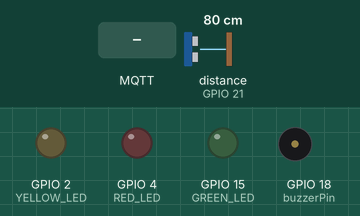
This sketch was run on a simulated ESP32. Parts: output pins drawn as LEDs (lit = HIGH), buzzer (waves = sounding). Wiring (from diagram.json): ultrasonic range finder: trigger GPIO 19; echo GPIO 21. The inputs (shaded band) are chosen by the test bench; at power-on: distance to the obstacle (sensor on GPIO 21) 80 cm. The echo pulse lasts 58.3 µs per cm; WiFi joins after 1.5 s; servers stay silent unless stated; random numbers use the default seed unless the sketch sets one; no MQTT or app messages arrive unless stated; pins used as bus, display or sensor lines are not drawn; what the sketch prints to the serial monitor is not drawn.

Above: at 2.7 s.
2.8 s: MQTT message "Grave" arrives on the first subscribed topic
At 4.7 s:
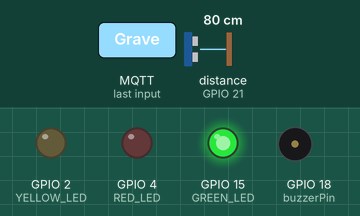
5.0 s: MQTT message "Moderada" arrives on the first subscribed topic
At 6.7 s:
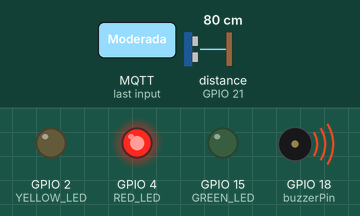
11.1 s: MQTT message "0" arrives on the first subscribed topic
At 14.7 s:
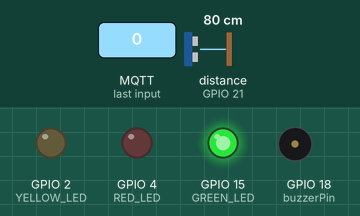
Timing chart, 0 to 16.2 s (numbered marks = the images above; inputs shaded):
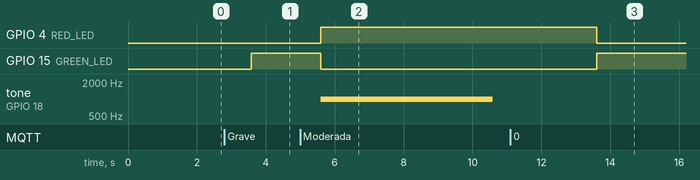

The sketch:

sketch.ino
```cpp
#include <WiFi.h>
#include <ArduinoJson.h>
#include <PubSubClient.h>

// Configurações da rede WIFI.
const char *SSID = "Wokwi-GUEST";
const char *PASSWORD = "";  // Substitua pela senha da sua rede WIFI

// Configurações de MQTT
const char *BROKER_MQTT = "broker.hivemq.com";
const int BROKER_PORT = 1883;
const char *ID_MQTT = "crotopus_gs2_mqtt";
const char *TOPIC_SUBSCRIBE_DISTANCE = "globalsolution2/iot/distance";


// Configurações de Hardware
#define PIN_DHT 12
#define RED_LED 4
#define YELLOW_LED 2
#define GREEN_LED 15
#define ECHO_PIN 21
#define TRIG_PIN 19
#define PUBLISH_DELAY 2000
const int buzzerPin = 18;

// Variáveis globais
WiFiClient espClient;
PubSubClient MQTT(espClient);
unsigned long publishUpdate = 0;
const int TAMANHO = 200;


// Protótipos de funções
void updateSensorValues();
void initWiFi();
void initMQTT();
void callbackMQTT(char *topic, byte *payload, unsigned int length);
void reconnectMQTT();
void reconnectWiFi();
void checkWiFIAndMQTT();


void initWiFi() {
  Serial.print("Conectando com a rede: ");
  Serial.println(SSID);
  WiFi.begin(SSID, PASSWORD);

  while (WiFi.status() != WL_CONNECTED) {
    delay(100);
    Serial.print(".");
  }

  Serial.println();
  Serial.print("Conectado com sucesso: ");
  Serial.println(SSID);
  Serial.print("IP: ");
  Serial.println(WiFi.localIP());
}

void initMQTT() {
  MQTT.setServer(BROKER_MQTT, BROKER_PORT);
  MQTT.setCallback(callbackMQTT);
}


  //Verificação de distancia em modo automatica, aqui o valor para concluir a simulação é alterado sozinho via MQTT no node-red
void callbackMQTT(char *topic, byte *payload, unsigned int length) {
  // Converte o payload para uma string
  String msg = String((char*)payload).substring(0, length);

  Serial.printf("Mensagem recebida via MQTT: %s do tópico: %s\n", msg.c_str(), topic);
  //(para fins de depuração)
  //Serial.println("Callback MQTT acionado");

  // Verifica se o tópico é o correto
  if (strcmp(topic, TOPIC_SUBSCRIBE_DISTANCE) == 0) {
    // Converte a mensagem para um número
    int distance = msg.toInt();

    // Sorteia um valor entre 0 e 400
    int randomValue = random(401);

    // Exibe o valor sorteado no console (para fins de depuração)
    //Serial.printf("Valor sorteado: %d\n", randomValue);

    // Determina a situação do paciente com base no valor sorteado
    String status;
    if (randomValue <= 100) {
      status = "Grave";
    } else if (randomValue <= 200) {
      status = "Moderada";
    } else {
      status = "Controlada";
    }

    // Exibe a situação do paciente no console
    Serial.printf("Situação do paciente: %s\n", status.c_str());

    if (status == "Grave") {
      digitalWrite(RED_LED, HIGH);
      digitalWrite(YELLOW_LED, LOW);
      digitalWrite(GREEN_LED, LOW);

      tone(buzzerPin, 1000);
      delay(5000);
      noTone(buzzerPin);
      delay(1000);
    } else if (status == "Moderada") {
      digitalWrite(RED_LED, LOW);
      digitalWrite(GREEN_LED, LOW);
      digitalWrite(YELLOW_LED, HIGH);

      tone(buzzerPin, 1000);
      delay(2000);
      noTone(buzzerPin);
      delay(1000);
    } else {
      digitalWrite(RED_LED, LOW);
      digitalWrite(GREEN_LED, HIGH);
      digitalWrite(YELLOW_LED, LOW);
    }
  }
}


void reconnectMQTT() {
  while (!MQTT.connected()) {
    Serial.print("Tentando conectar com o Broker MQTT: ");
    Serial.println(BROKER_MQTT);

    if (MQTT.connect(ID_MQTT)) {
      Serial.println("Conectado ao broker MQTT!");
      MQTT.subscribe(TOPIC_SUBSCRIBE_DISTANCE);
    } else {
      Serial.println("Falha na conexão com MQTT. Tentando novamente em 2 segundos.");
      delay(2000);
    }
  }
}

void checkWiFIAndMQTT() {
  if (WiFi.status() != WL_CONNECTED) reconnectWiFi();
  if (!MQTT.connected()) reconnectMQTT();
}

void reconnectWiFi(void) {
  if (WiFi.status() == WL_CONNECTED)
    return;

  WiFi.begin(SSID, PASSWORD); // Conecta na rede WI-FI

  while (WiFi.status() != WL_CONNECTED) {
    delay(100);
    Serial.print(".");
  }

  Serial.println();
  Serial.print("Wifi conectado com sucesso");
  Serial.print(SSID);
  Serial.println("IP: ");
  Serial.println(WiFi.localIP());
}

void setup() {
  Serial.begin(115200);
  pinMode(buzzerPin, OUTPUT);
  pinMode(RED_LED, OUTPUT);
  pinMode(YELLOW_LED, OUTPUT);
  pinMode(GREEN_LED, OUTPUT);


  pinMode(TRIG_PIN, OUTPUT);
  pinMode(ECHO_PIN, INPUT);


  digitalWrite(RED_LED, LOW);
  digitalWrite(YELLOW_LED, LOW);
  digitalWrite(GREEN_LED, LOW);


  initWiFi();
  initMQTT();
  MQTT.subscribe(TOPIC_SUBSCRIBE_DISTANCE);

  // Inicializar o LEDC para o canal usado pelo buzzer
  ledcSetup(0, 1000, 8);  // Canal 0, frequência de 1000 Hz, resolução de 8 bits
  ledcAttachPin(buzzerPin, 0);
}

float readDistanceCM() {
  digitalWrite(TRIG_PIN, LOW);
  delayMicroseconds(2);
  digitalWrite(TRIG_PIN, HIGH);
  delayMicroseconds(10);
  digitalWrite(TRIG_PIN, LOW);
  int duration = pulseIn(ECHO_PIN, HIGH);
  return duration * 0.034 / 2;
}


void loop() {
  checkWiFIAndMQTT();
  MQTT.loop();

  float distance = readDistanceCM();


  //Verificação de distancia em modo manual, aqui terá que alterar o valor no próprio sensor para concluir a simulação
  // if(distance <= 100){

  //   digitalWrite(RED_LED, HIGH);
  //   digitalWrite(YELLOW_LED, LOW);
  //   digitalWrite(GREEN_LED, LOW);
  //       // Tocar uma nota por 1 segundo
  //   tone(buzzerPin, 1000);  // Frequência de 1000 Hz
  //   delay(5000);  // Manter a nota por 1 segundo
  //   noTone(buzzerPin);  // Desligar o buzzer
  //   delay(1000);  // Aguardar 1 segundo antes de começar novamente
  //   Serial.print("Situação Grave - PROCURAR MÉDICO IMEDIATO EM NOSSO SISTEMA");
  // }else if (distance <= 200){
  //   digitalWrite(RED_LED, LOW);
  //   digitalWrite(GREEN_LED, LOW);
  //   digitalWrite(YELLOW_LED, HIGH);
  //     // Tocar uma nota por 1 segundo
  //   tone(buzzerPin, 1000);  // Frequência de 1000 Hz
  //   delay(2000);  // Manter a nota por 1 segundo
  //   noTone(buzzerPin);  // Desligar o buzzer
  //   delay(1000);  // Aguardar 1 segundo antes de começar novamente
  //   Serial.print("Situação Moderada - AGENDAR UMA CONSULTA O MAIS RÁPIDO POSSÍVEL");
  // }else{
  //   digitalWrite(RED_LED, LOW);
  //   digitalWrite(GREEN_LED, HIGH);
  //   digitalWrite(YELLOW_LED, LOW);
  //   Serial.print("Situação Controlada - AGENDAR UMA CONSULTA DE ROTINA, PACIENTE SEM RISCO");
  // }


  delay(2000);

  if ((millis() - publishUpdate) >= PUBLISH_DELAY) {
    publishUpdate = millis();
    float distance = readDistanceCM();

    if (!isnan(distance)) {
      StaticJsonDocument<TAMANHO> doc;
      doc["distance"] = distance;

      char buffer[TAMANHO];
      serializeJson(doc, buffer);
      MQTT.publish(TOPIC_SUBSCRIBE_DISTANCE, buffer);
      //Serial.println(buffer);
    }
  }


}
```

Measured:
- after the input at 2.8 s, GPIO 15 (GREEN_LED): LOW → HIGH after 0.77 s
- after the input at 5.0 s, GPIO 4 (RED_LED): LOW → HIGH after 0.59 s; GPIO 15 (GREEN_LED): HIGH → LOW after 0.59 s; tone on GPIO 18 (buzzerPin): silent → 1000 Hz after 0.59 s, → silent 5.0 s later
- after the input at 11.1 s, GPIO 4 (RED_LED): HIGH → LOW after 2.5 s; GPIO 15 (GREEN_LED): LOW → HIGH after 2.5 s
